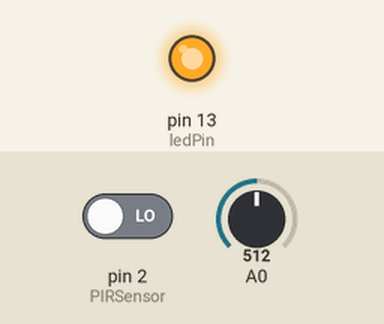
This sketch was run on a simulated Arduino Uno, built with avr-gcc and run on an emulated ATmega328P. On the bench: output pins drawn as LEDs (lit = HIGH). The inputs (shaded band) are chosen by the test bench; at power-on: pin 2 (PIRSensor) LOW, A0 = 512. What the sketch prints to the serial monitor is not drawn.

Above: at 0.1 s.
At 5.1 s:
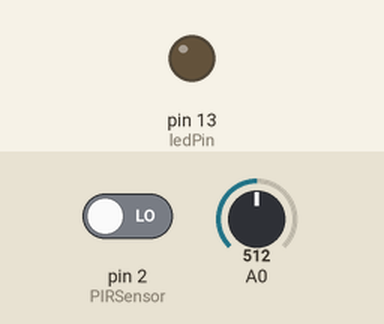
Timing chart, 0 to 6.6 s (numbered marks = the images above):
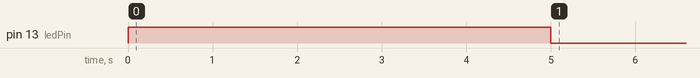

The sketch:

bewegungsmelder-test.ino
```cpp
const int PIRSensor = 2;
const int ledPin = 13;
int sensorValue = 0;

int sensorLow = 1023;
int sensorHigh = 0;

void setup() {
 pinMode(PIRSensor, INPUT);
 pinMode(ledPin, OUTPUT);

  // put your setup code here, to run once:
  pinMode(ledPin, OUTPUT);
  digitalWrite(ledPin, HIGH);
  Serial.begin(9600);

  while(millis() < 5000) {
    sensorValue = analogRead(A0);
    if(sensorValue > sensorHigh) {
      sensorHigh = sensorValue;
    }
    if(sensorValue < sensorLow) {
      sensorLow = sensorValue;
    }
  }

  digitalWrite(ledPin, LOW);

}

void loop(){
 sensorValue = digitalRead(PIRSensor);

 if (sensorValue == HIGH) {
 digitalWrite(ledPin, HIGH);
 }
 else {
 digitalWrite(ledPin, LOW); }

  sensorValue = analogRead(A0);
  Serial.println(sensorValue);
}
```
